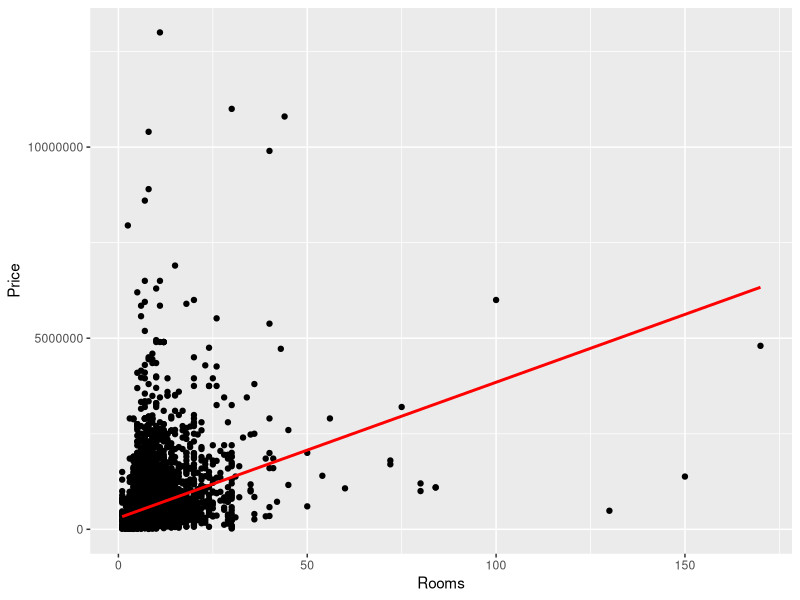
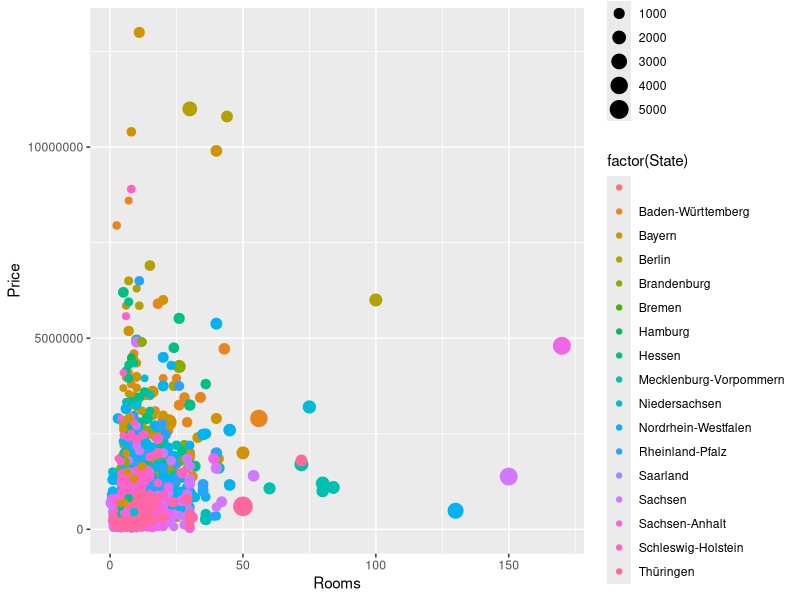
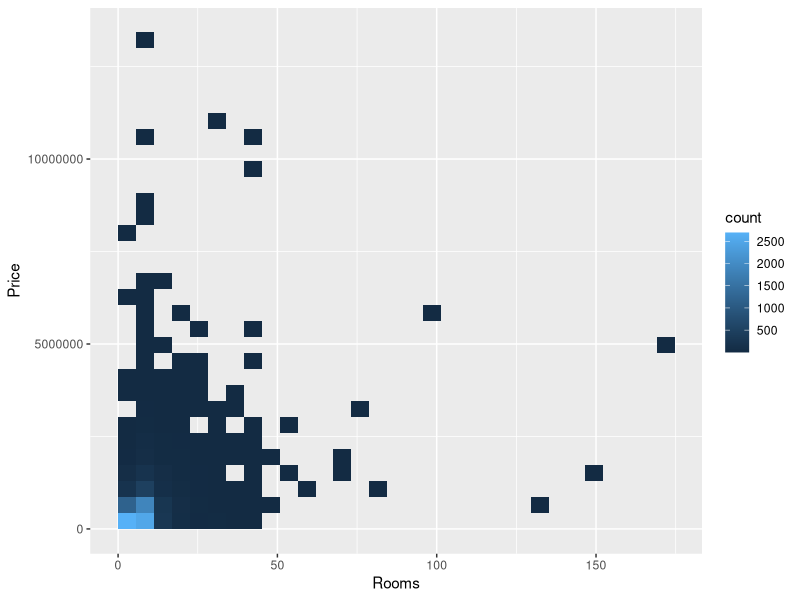
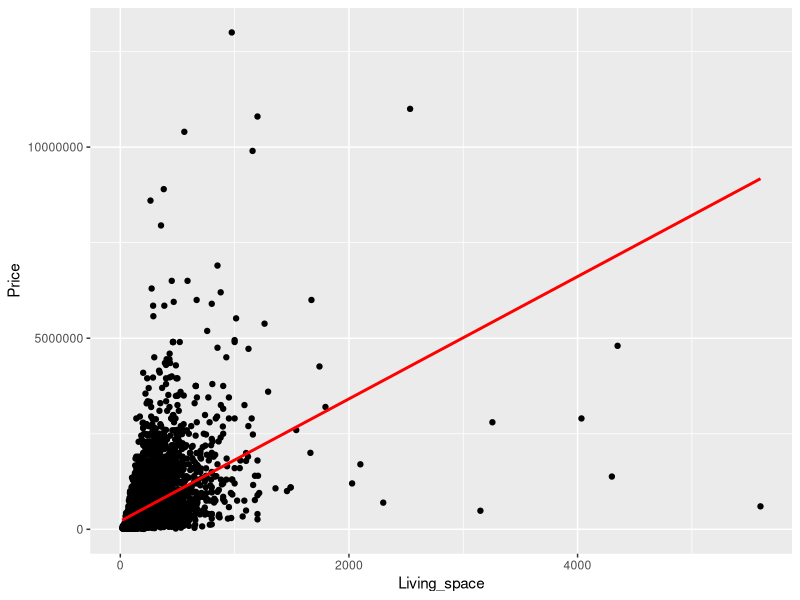
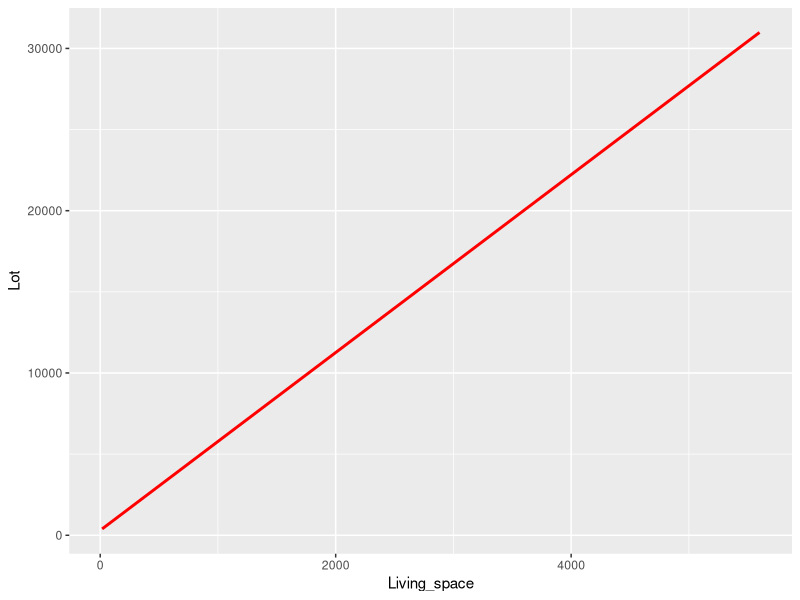

These charts were generated, in order, by the following R code: (Note: this script raises an error after producing the figures.)
## ---- chunk 1
knitr::opts_chunk$set(echo = TRUE)
## ---- chunk 2
data <- read.csv('germany_housing_cleaned.csv',header =T, sep=',', encoding='UTF-8')
head(data)
## ---- chunk 3
str(data)
colnames(data)
## ---- chunk 4
options(scipen=999) #block scientific notation

library(ggplot2)
#Rooms
ggplot(data, aes(Rooms, Price)) + geom_point()+ geom_smooth(method = lm, se = F, color= 'red')
ggplot(data, aes(Rooms, Price)) + geom_point(aes(size=Living_space, colour = factor(State)))
ggplot(data, aes(Rooms, Price)) + geom_bin2d(bins = 30)

#Living Space
ggplot(data, aes(Living_space, Price)) + geom_point() + geom_smooth(method = lm, se = F, color = 'red')
ggplot(data, aes(Living_space, Lot)) + geom_smooth(method = lm, se =F, color = 'red')




lm.price_rooms <- lm(Price ~ Rooms)
print(summary(lm.price_rooms))
## ---- chunk 5

# use ggplot instead - to do
par(mfrow=c(2,1))
boxplot(Price ~ Type, main = 'Price ~ Type plotted with outliers')
boxplot(Price ~ Type, main = 'Price ~ Type plotted WITHOUT outliers', outline=FALSE)
## ---- chunk 6
lm.type_rooms <- lm(Price ~ Type, data = data)
summary(lm.type_rooms)
## ---- chunk 7
glm.rooms <- glm(Rooms ~ Type,
family = "poisson",
data = data)

summary(glm.rooms)

## ---- chunk 8
set.seed(99)
sim.data.rooms.Poisson <- simulate(glm.rooms)
##
NROW(sim.data.rooms.Poisson)

head(sim.data.rooms.Poisson)
tail(sim.data.rooms.Poisson)

## ---- chunk 9
ggplot(mapping = aes(y = sim.data.rooms.Poisson$sim_1,
x = data$Type)) +
geom_boxplot() +
geom_hline(yintercept = 0) +
ylab("simulated no. of rooms\n(assuming Poisson dist)") +
xlab("type")
## ---- chunk 10

data.price.types <- data[c('Price', 'Type')]

data.price.types$Price <- factor(ifelse(data.price.types$Price < 1000000, "Below 1 Million", "Above 1 Million"))

## ---- chunk 11
glm.pricetype <- glm(Price ~ Type,
family = "binomial",
data = data.price.types)

summary(glm.pricetype)
## ---- chunk 12
library(ggplot2)
new.datap = data.frame(Type = seq(0, 12, length.out = 100))
new.datap$pred.price <- predict(glm.pricetype, newdata = new.datap,
                                 type = "response")

ggplot(data = data.price.types,
       mapping = aes(y = Price,
                     x = Type)) + 
  ylim(0,1) +
  geom_hline(yintercept = 0:1, col = "gray") +
  ##
  ## predictions for conc 0 --> 5
  geom_point(data = new.datap,
               mapping = aes(
      y = pred.price,
      x = Type)) +
  ##
  ## actual observations
  geom_point(col = "red", 
             size = 3)
